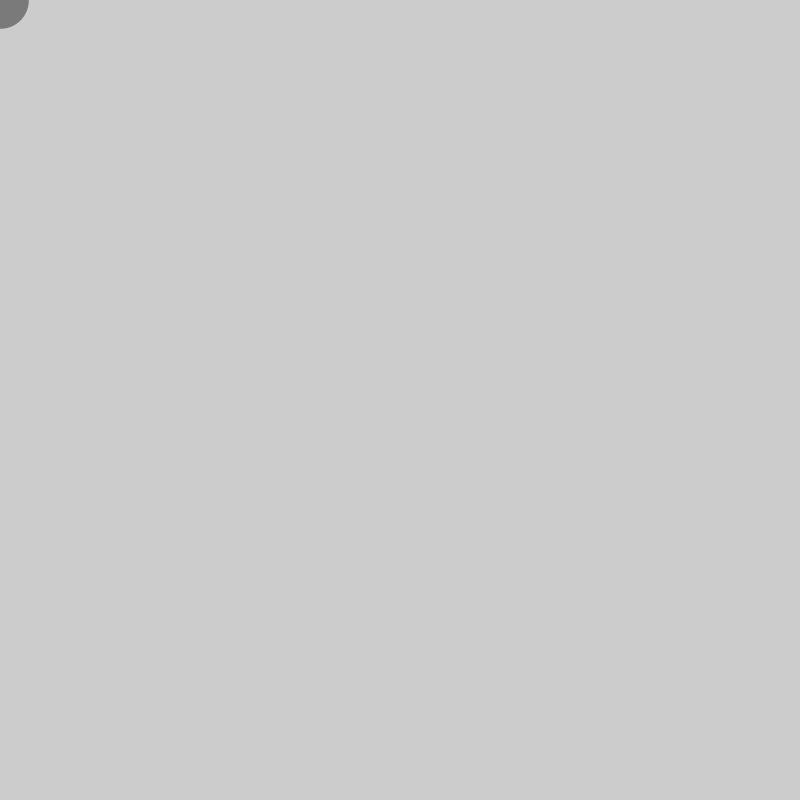
Frame 1 (no input)
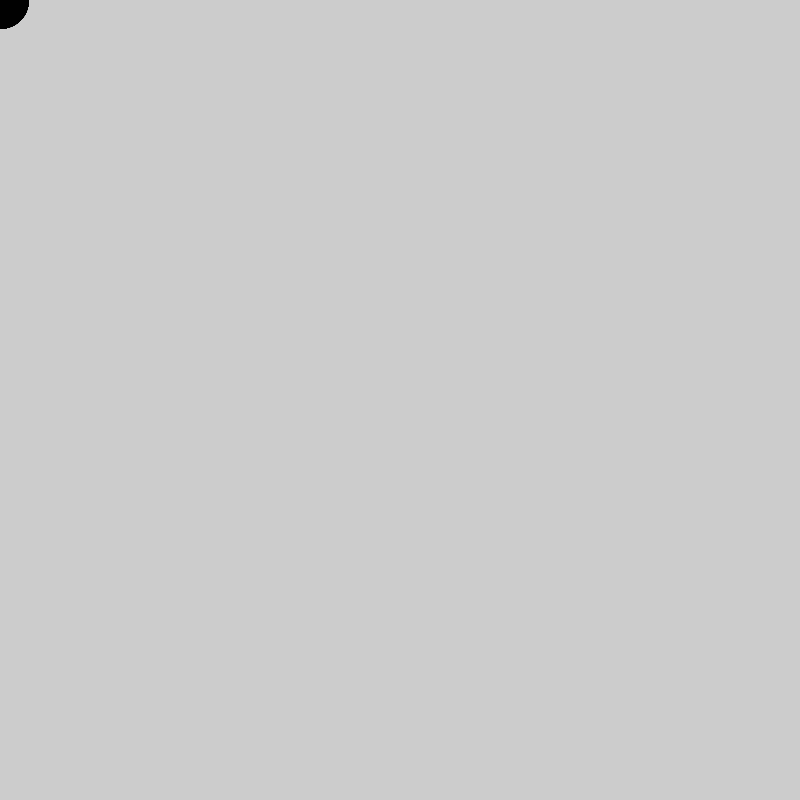
Frame 60 (the mouse pressed at the canvas centre just before this capture)
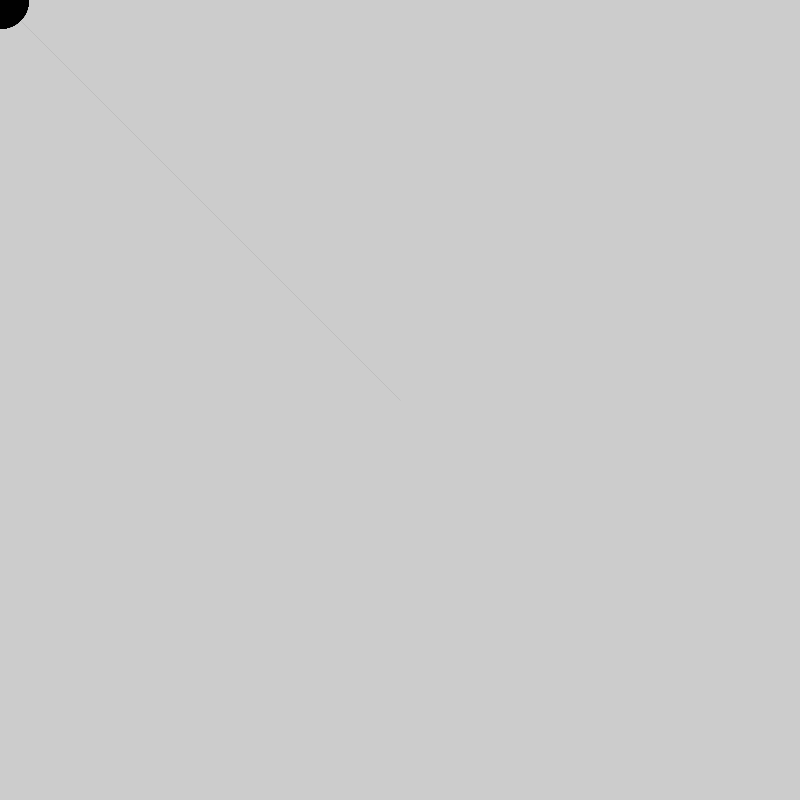
Frame 120 (the mouse held since frame 60 and released just before this capture)

The Processing sketch that drew these frames (run headless with seeded random() and noise(); from frame 60 on, the mouse is pressed at the canvas centre):

// Processing sketch: Distancia_dos
// ── Distancia_dos.pde
float d = 0;//Declaración de variables.

void setup(){
  size(800,800);//Tamaño de la ventana.
  stroke(0,102);//Color de linea.
}

void draw(){
  d = dist(width/2,height/2,mouseX,mouseY);//Distancia entre dos puntos. 
  strokeWeight(0.1*d);//Grosor de lineas.
  line(mouseX,mouseY,pmouseX,pmouseY);//Linea entre el punto pasado y el punto actual.
}
